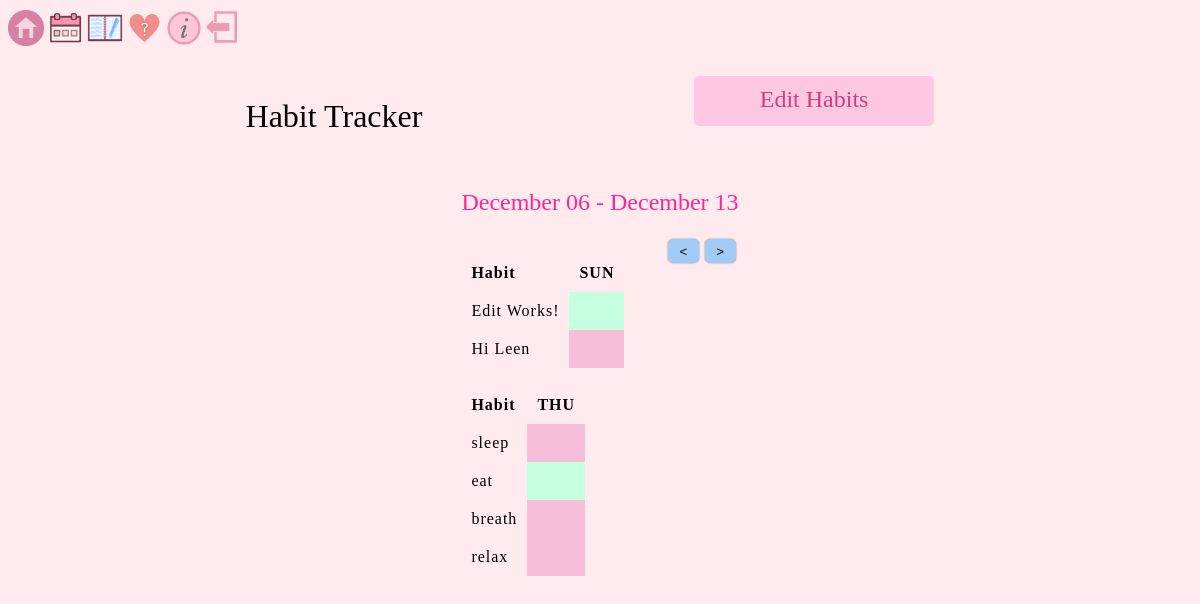
The page /habittracker (signed in) on the database its author committed.
### app/models.py (models this page shows, shortened)
class Habit(db.Model):
    id = db.Column(db.Integer, primary_key=True)
    habit_name = db.Column(db.String(50), unique=False, nullable=False)
    habit_done = db.Column(db.Boolean, default=False, nullable=False)
    user_id = db.Column(db.Integer, db.ForeignKey('user.id'), nullable=False)
    date = db.Column(db.Date, nullable=False, default=date.today())

### app/routes.py (the view)
@app.route("/habittracker")
@login_required
def habittracker():
    todays_date= date.today()
    lastweek= todays_date - timedelta(days=7)
    habit0 = Habit.query.filter_by(user_id=current_user.id, date=todays_date)
    if habit0.first() is None:
        habit0= 'Null'
    habit1 = Habit.query.filter_by(user_id=current_user.id, date=todays_date-timedelta(days=1))
    if habit1.first() is None:
        habit1= 'Null'
    habit2 = Habit.query.filter_by(user_id=current_user.id, date=todays_date-timedelta(days=2))
    if habit2.first() is None:
        habit2= 'Null'
    habit3 = Habit.query.filter_by(user_id=current_user.id, date=todays_date-timedelta(days=3))
    if habit3.first() is None:
        habit3= 'Null'
    habit4 = Habit.query.filter_by(user_id=current_user.id, date=todays_date-timedelta(days=4))
    if habit4.first() is None:
        habit4= 'Null'
    habit5 = Habit.query.filter_by(user_id=current_user.id, date=todays_date-timedelta(days=5))
    if habit5.first() is None:
        habit5= 'Null'
    habit6 = Habit.query.filter_by(user_id=current_user.id, date=todays_date-timedelta(days=6))
    if habit6.first() is None:
        habit6= 'Null'
    return render_template("habittracker.html", todays_date=todays_date, lastweek=lastweek, habit1=habit1, habit2=habit2, habit3=habit3, habit4=habit4, habit5=habit5, habit6=habit6, habit0=habit0)

### app/models.py (called while the page is built)
@login_manager.user_loader
def load_user(user_id):
    return User.query.get(int(user_id))

### app/templates/habittracker.html (shortened to what this page needs)
<!doctype html>
<html lang="en">
    <head>
        <link rel="stylesheet" href="static\habit.css">
        <div>
            <a class="nav-link" href="/mainpage"><img src="static\images\home.png " width="3%"></a>
            <a class="nav-link" href="/calendar"><img src="static\images\calendar_icon.png " width="3%"></a>
            <a class="nav-link" href="/journal"><img src="static\images\journal_icon.png " width="3%"></a>
            <a class="nav-link" href="/moodtracker"><img src="static\images\moodtracker_icon.png " width="3%"></a>
            <a class="nav-link" href="/info"><img src="static\images\information_icon.png " width="3%"></a>
            <a class="nav-link" href="/"><img src="static\images\logout_icon.png " width="3%"></a>
        </div>
    </head>
    <body >
        <div class="container">
            <a id="habit_button" href="/habit_update">Edit Habits</a>
            <h1> Habit Tracker </h1>
            <div id="week">
                <h2>{{ lastweek.strftime("%B %d") }} - {{ todays_date.strftime("%B %d") }}</h2>
                <form action= "/nexthabittracker" method="POST" id="nextButton" >
                    <input type="submit" value=">">
                </form>
                <form action= "/prevhabittracker" method="POST" id="backButton" >
                    <input type="submit" value="<">
                </form>
                {% if habit1 != 'Null' %}
                    <table >
                        <thead>
                            <tr>
                                <th scope="col" style="text-align: left;">Habit</th>
                                <th scope="col"> {{ habit1[0].date.strftime("%a")|upper  }} </th>
                            </tr>
                        </thead><br/>
                        <tbody>
                            {% for habit in habit1 %}
                                <tr>
                                    <td scope="row" id="habit"> {{ habit.habit_name }}  </td>
                                    {% if habit.habit_done == True %}
                                        <td id ="habit1t"></td>
                                    {% elif habit.habit_done == False %}
                                        <td id ="habit1f"></td>
                                    {% endif %}
                                </tr>
                            {% endfor %}
                        </tbody>
                    </table>
                {% endif %}
                {% if habit4 != 'Null' %}
                    <table>
                        <thead>
                            <tr>
                                <th scope="col" style="text-align: left;">Habit</th>
                                <th  scope="col"> {{ habit4[0].date.strftime("%a")|upper }}</th>
                            </tr>
                        </thead><br/>
                        <tbody>
                            {% for habit in habit4 %}
                                <tr>
                                    <td scope="row" id="habit"> {{ habit.habit_name }}  </td>
                                    {% if habit.habit_done == True %}
                                        <td id ="habit4t"></td>
                                    {% elif habit.habit_done == False %}
                                        <td id ="habit4f"></td>
                                    {% endif %}
                                </tr>
                            {% endfor %}
                        </tbody>
                    </table>
                {% endif %}
            </div>
        </div>
    </body>
</html>

### app/static/habit.css (style rules this page uses)
body { font-family: serif; background-color: rgb(255, 234, 238); }
.container { display: grid; width: fixed; height: fixed; margin: 2%; display: grid; padding: 3px; grid-gap: 10px; grid-template-areas: "title blank edit" "habits habits habits" }
h1 { grid-area: title; font-weight: normal; overflow: auto; height: 40px; text-align: right; padding-right: 5%; }
input[type="submit"] { background: none; border: none; }
#habit_button { grid-area: edit; overflow: auto; height: 30px; width: 220px; background: rgb(255, 199, 225); color: rgb(204, 64, 129); font-size: x-large; padding: 10px; margin: 0px; text-align: center; border-radius: 5px; text-decoration: none; }
#week { justify-self: center; grid-area: habits; overflow: auto; min-height: 200px; min-width: 60px; max-width: 80vw; }
h2 { color: #FC288E; font-weight: normal; }
td, th { padding: 10px; }
table { letter-spacing: 1px; border-collapse: collapse; }
#backButton, #nextButton { float: right; padding-top: 1%; padding-bottom: 1%; padding-left: 2%; padding-right: 2%; border-radius: 20%; background-color: rgb(159, 203, 245); color: white; box-shadow: 0px 0px 2px gray; margin: 3px; }

### app/templates/habittracker.html (style rules this page uses)
#habit1t { background-color: #C4FFE1; }
#habit1f { background-color: #F7BED9; }
#habit4f { background-color: #F7BED9; }
#habit4t { background-color: #C4FFE1; }

### rows shown on the page
Habit: date "SUN", habit_name "Edit Works!", habit_done True (drawn)
Habit: habit_name "Hi Leen", habit_done False (drawn)
Habit: date "THU", habit_name "sleep", habit_done False (drawn)
Habit: habit_name "eat", habit_done True (drawn)
Habit: habit_name "breath", habit_done False (drawn)
Habit: habit_name "relax", habit_done False (drawn)
